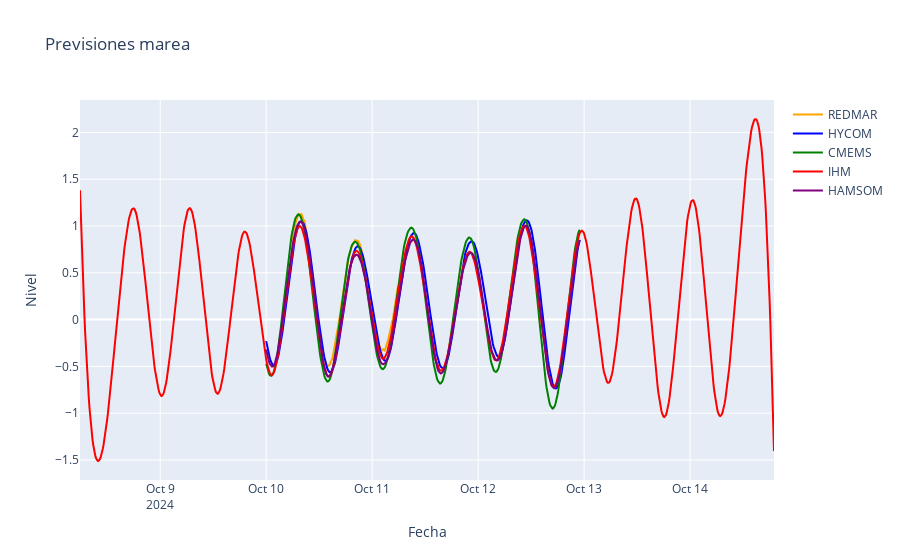

Notebook source saved alongside this figure:
### Code cell
import plotly.express as px
import pandas as pd
import numpy as np
from scipy import stats

# Leer los CSVs
nivel_real = pd.read_csv('processed/puertos_estado_real_datos.csv')
shom = pd.read_csv('processed/shom_datos_2024-10-10_16-00.csv')
puertos = pd.read_csv('processed/puertos_estado_datos_2024-10-10_16-01.csv')
armada = pd.read_csv('processed/armada_datos_2024-10-10_16-17.csv')
copernicus = pd.read_csv('processed/copernicus_datos_2024-10-10_16-01.csv')

# Convertir las columnas de fechas a formato datetime
nivel_real['Fecha'] = pd.to_datetime(nivel_real['Fecha'])
shom['Fecha'] = pd.to_datetime(shom['Fecha'])
puertos['Fecha'] = pd.to_datetime(puertos['Fecha'])
armada['Fecha'] = pd.to_datetime(armada['Fecha'])
copernicus['Fecha'] = pd.to_datetime(copernicus['Fecha'])

# 1. Calcular el Z-score para la columna 'Nivel Medio'
z_scores = stats.zscore(nivel_real['Nivel Medio'])

# Definir un umbral para el Z-score (por ejemplo, 3)
umbral = 3

# Filtrar el DataFrame para eliminar outliers
nivel_real_filtrado = nivel_real[np.abs(z_scores) < umbral]

# Crear el gráfico vacío
fig = px.line(title='Previsiones marea')

# Añadir la primera línea (REDMAR) al gráfico
fig.add_scatter(x=nivel_real_filtrado['Fecha'], y=nivel_real_filtrado['Nivel Medio'], 
                mode='lines', name='REDMAR', line=dict(color='orange'))

# Añadir las otras líneas al gráfico
fig.add_scatter(x=shom['Fecha'], y=shom['Nivel'], mode='lines', name='HYCOM', line=dict(color='blue'))
fig.add_scatter(x=copernicus['Fecha'], y=copernicus['Nivel'], mode='lines', name='CMEMS', line=dict(color='green'))
fig.add_scatter(x=armada['Fecha'], y=armada['Nivel'], mode='lines', name='IHM', line=dict(color='red'))
fig.add_scatter(x=puertos['Fecha'], y=puertos['Nivel'], mode='lines', name='HAMSOM', line=dict(color='purple'))

# Configurar el rango visible en el eje X (opcional)
# start_date = '2024-10-09 00:00:00'
# end_date = '2024-10-12 00:00:00'
# fig.update_xaxes(range=[start_date, end_date])

# Configurar el diseño del gráfico
fig.update_layout(xaxis_title='Fecha', yaxis_title='Nivel', showlegend=True)
fig.update_traces(mode='lines')

# Mostrar el gráfico
fig.show()

### Figure 1 — Plotly figure (JSON) as saved in the notebook; plotly's stock layout.template omitted (floating-point values rounded to 4 significant figures; data arrays with more than 128 entries replaced by an {"elided": "..."} marker saying what was removed)
{"data": [{"hovertemplate": "<extra></extra>", "legendgroup": "", "line": {"color": "#636efa", "dash": "solid"}, "marker": {"symbol": "circle"}, "mode": "lines", "name": "", "orientation": "v", "showlegend": false, "type": "scatter", "xaxis": "x", "yaxis": "y"}, {"line": {"color": "orange"}, "mode": "lines", "name": "REDMAR", "type": "scatter", "x": {"elided": "146 str values"}, "y": {"elided": "146 float values"}}, {"line": {"color": "blue"}, "mode": "lines", "name": "HYCOM", "type": "scatter", "x": {"elided": "427 str values"}, "y": {"elided": "427 float values"}}, {"line": {"color": "green"}, "mode": "lines", "name": "CMEMS", "type": "scatter", "x": {"elided": "427 str values"}, "y": {"elided": "427 float values"}}, {"line": {"color": "red"}, "mode": "lines", "name": "IHM", "type": "scatter", "x": {"elided": "944 str values"}, "y": {"elided": "944 float values"}}, {"line": {"color": "purple"}, "mode": "lines", "name": "HAMSOM", "type": "scatter", "x": {"elided": "427 str values"}, "y": {"elided": "427 float values"}}], "layout": {"legend": {"tracegroupgap": 0}, "showlegend": true, "title": {"text": "Previsiones marea"}, "xaxis": {"anchor": "y", "domain": [0, 1], "title": {"text": "Fecha"}}, "yaxis": {"anchor": "x", "domain": [0, 1], "title": {"text": "Nivel"}}}}
